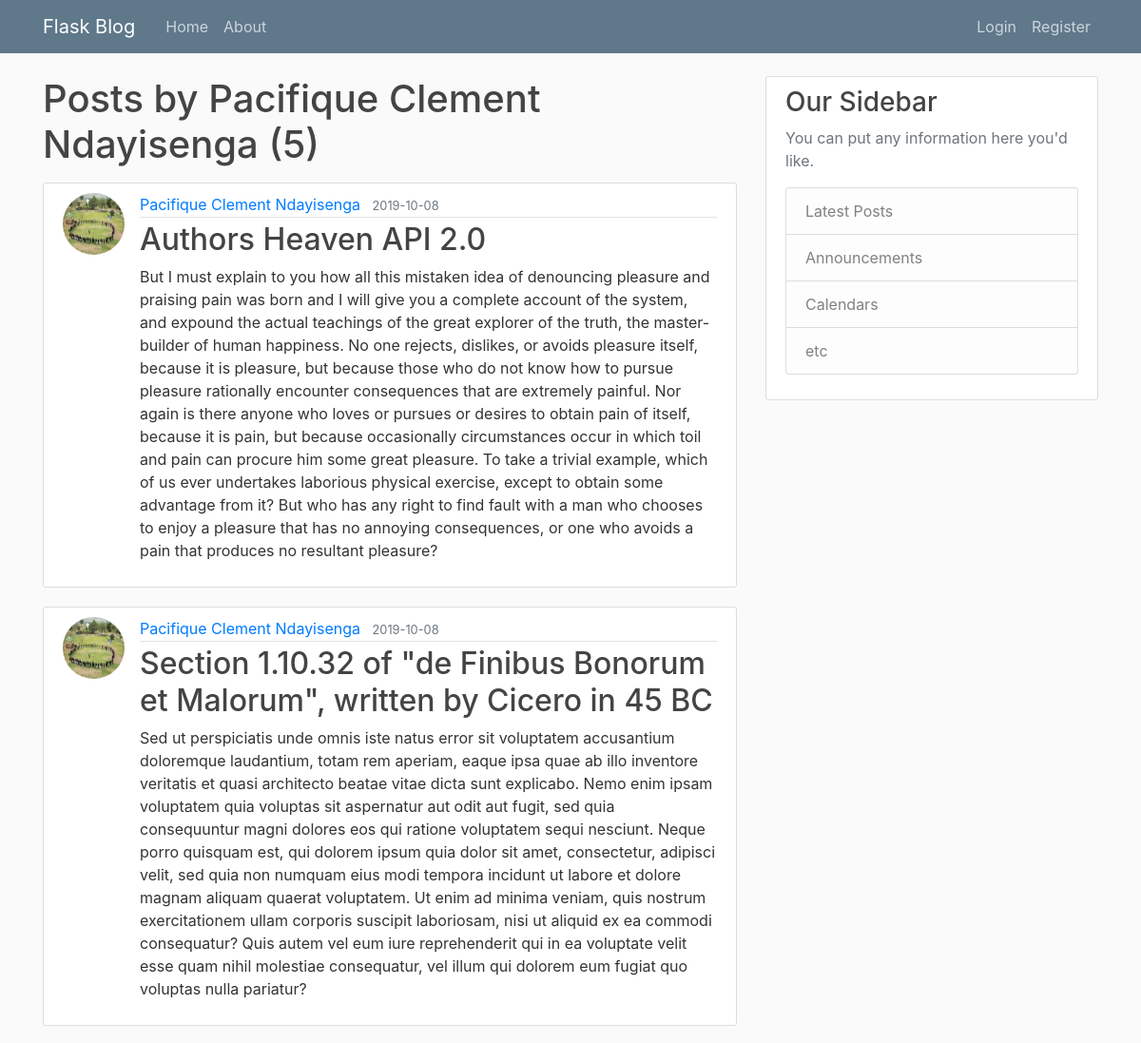
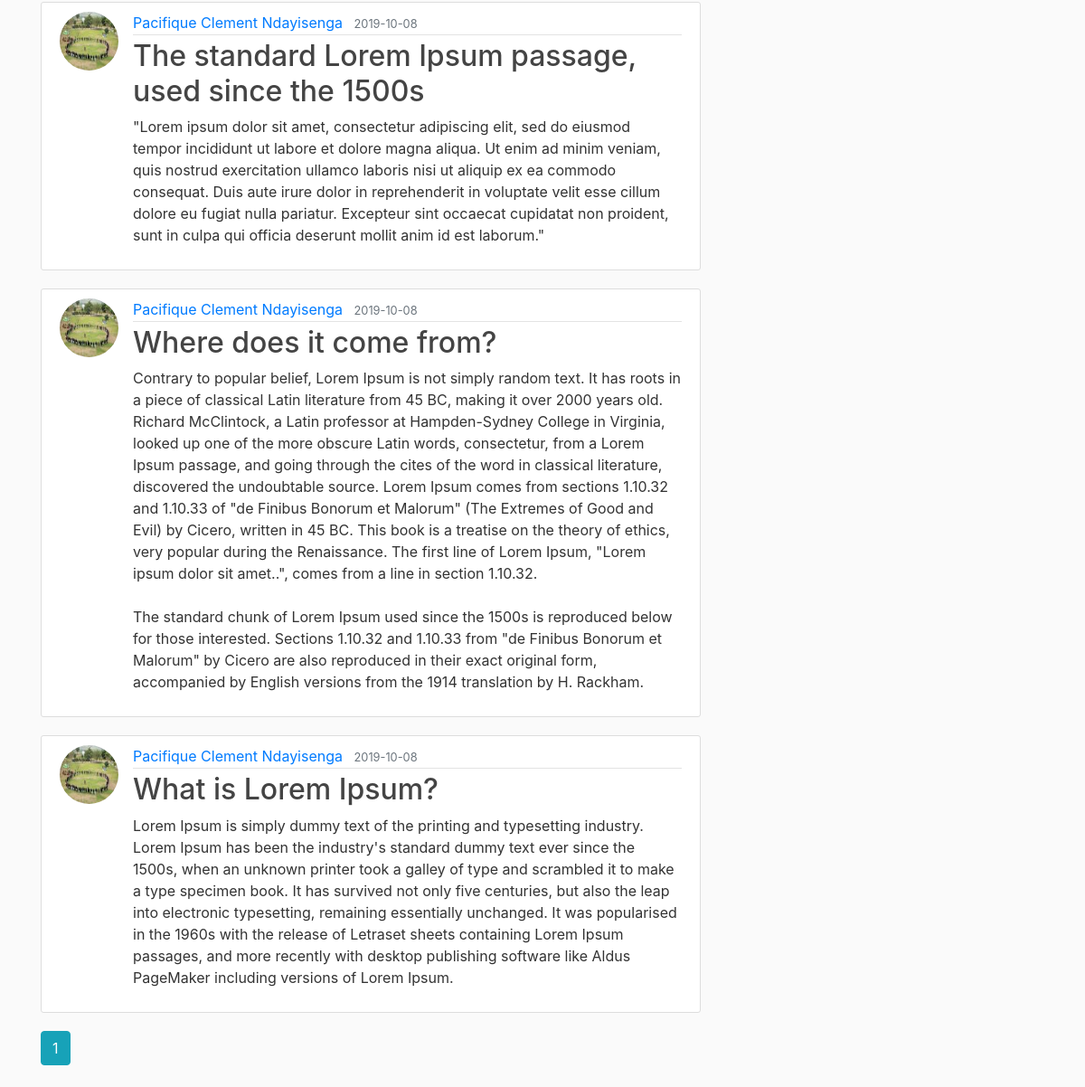
The page /posts/pacifiqueclement@gmail.com on the database its author committed (2 pictures, top to bottom).
### models/user.py (models this page shows, shortened)
class User(db.Model, UserMixin):
    id = db.Column(db.Integer, primary_key=True)
    name = db.Column(db.String(250), nullable=False)
    email = db.Column(db.String(120), unique=True, nullable=False)
    image = db.Column(db.String(20), nullable=False, default='default.jpg')
    password = db.Column(db.String(60), nullable=False)
    posts = db.relationship('Post', backref='author', lazy=True)

### models/post.py (models this page shows, shortened)
class Post(db.Model):
    id = db.Column(db.Integer, primary_key=True)
    title = db.Column(db.String(250), nullable=False)
    date_posted = db.Column(db.DateTime, nullable=False,
                            default=datetime.utcnow)
    content = db.Column(db.Text, nullable=False)
    user_id = db.Column(db.Integer, db.ForeignKey('user.id'), nullable=False)

### routes/post.py (the view)
@posts.route('/posts/<string:user_email>')
def user_posts(user_email):
    page = request.args.get('page', 1, type=int)
    user = User.query.filter_by(email=user_email).first_or_404()
    posts = Post.query.filter_by(author=user)\
            .order_by(Post.date_posted.desc())\
            .paginate(page=page, per_page=5)
    return render_template('user_posts.html', title='Home', posts=posts, user=user)

### templates/user_posts.html
{% extends "layout.html" %}
{% block content %}
  <h1 class="mb-3">Posts by {{ user.name }} ({{ posts.total }})</h1>
  {% for post in posts.items %}
    <article class="media content-section">
      <img class="rounded-circle article-img" src="{{ url_for('static', filename='profile_pics/' + post.author.image) }}" alt="">
      <div class="media-body">
        <div class="article-metadata">
          <a class="mr-2" href="#">{{ post.author.name }}</a>
          <small class="text-muted">{{ post.date_posted.strftime('%Y-%m-%d') }}</small>
        </div>
        <h2>
          <a class="article-title" href="{{ url_for('posts.post', post_id=post.id) }}">{{ post.title }}</a>
        </h2>
        <p class="article-content">{{ post.content }}</p>
      </div>
    </article>
  {% endfor %}
  {% for page_num in posts.iter_pages(left_edge=1, right_edge=1, left_current=1, right_current=2) %}
    {% if page_num %}
      {% if posts.page == page_num %}
        <a class="btn btn-info mb-4 mr-2" href="{{url_for('posts.user_posts', user_email=user.email, page=page_num)}}">{{ page_num }}</a>
      {% else %}
        <a class="btn btn-outline-info mb-4 mr-1 ml-1" href="{{url_for('posts.user_posts', user_email=user.email, page=page_num)}}">{{ page_num }}</a>
      {% endif %}
    {% else %}
      ...
    {% endif %}
  {% endfor %}
{% endblock %}

### static/main.css (style rules this page uses)
body { background: #fafafa; color: #333333; margin-top: 5rem; }
h1, h2, h3, h4, h5, h6 { color: #444444; }
.content-section { background: #ffffff; padding: 10px 20px; border: 1px solid #dddddd; border-radius: 3px; margin-bottom: 20px; }
.article-title { color: #444444; }
.article-content { white-space: pre-line; }
.article-img { height: 65px; width: 65px; margin-right: 16px; }
.article-metadata { padding-bottom: 1px; margin-bottom: 4px; border-bottom: 1px solid #e3e3e3; }

### rows shown on the page
User: name "Pacifique Clement Ndayisenga"
Post: image (picture), author.name "Pacifique Clement Ndayisenga", date_posted "2019-10-08", title "Authors Heaven API 2.0", content "But I must explain to you how all this mistaken idea of denouncing pleasure and praising pain was born and I will give you a complete account of the system, and expound the actual teachings of the great explorer of the truth, the master-builder of human happiness. No one rejects, dislikes, or avoids pleasure itself, because it is pleasure, but because those who do not know how to pursue pleasure rationally encounter consequences that are extremely painful. Nor again is there anyone who loves or pursues or desires to obtain pain of itself, because it is pain, but because occasionally circumstances occur in which toil and pain can procure him some great pleasure. To take a trivial example,…"
Post: image (picture), author.name "Pacifique Clement Ndayisenga", date_posted "2019-10-08", title "Section 1.10.32 of \"de Finibus Bonorum et Malorum\", written by Cicero in 45 BC", content "Sed ut perspiciatis unde omnis iste natus error sit voluptatem accusantium doloremque laudantium, totam rem aperiam, eaque ipsa quae ab illo inventore veritatis et quasi architecto beatae vitae dicta sunt explicabo. Nemo enim ipsam voluptatem quia voluptas sit aspernatur aut odit aut fugit, sed quia consequuntur magni dolores eos qui ratione voluptatem sequi nesciunt. Neque porro quisquam est, qui dolorem ipsum quia dolor sit amet, consectetur, adipisci velit, sed quia non numquam eius modi tempora incidunt ut labore et dolore magnam aliquam quaerat voluptatem. Ut enim ad minima veniam, quis nostrum exercitationem ullam corporis suscipit laboriosam, nisi ut aliquid ex ea commodi…"
Post: image (picture), author.name "Pacifique Clement Ndayisenga", date_posted "2019-10-08", title "The standard Lorem Ipsum passage, used since the 1500s", content "\"Lorem ipsum dolor sit amet, consectetur adipiscing elit, sed do eiusmod tempor incididunt ut labore et dolore magna aliqua. Ut enim ad minim veniam, quis nostrud exercitation ullamco laboris nisi ut aliquip ex ea commodo consequat. Duis aute irure dolor in reprehenderit in voluptate velit esse cillum dolore eu fugiat nulla pariatur. Excepteur sint occaecat cupidatat non proident, sunt in culpa qui officia deserunt mollit anim id est laborum.\""
Post: image (picture), author.name "Pacifique Clement Ndayisenga", date_posted "2019-10-08", title "Where does it come from?", content "Contrary to popular belief, Lorem Ipsum is not simply random text. It has roots in a piece of classical Latin literature from 45 BC, making it over 2000 years old. Richard McClintock, a Latin professor at Hampden-Sydney College in Virginia, looked up one of the more obscure Latin words, consectetur, from a Lorem Ipsum passage, and going through the cites of the word in classical literature, discovered the undoubtable source. Lorem Ipsum comes from sections 1.10.32 and 1.10.33 of \"de Finibus Bonorum et Malorum\" (The Extremes of Good and Evil) by Cicero, written in 45 BC. This book is a treatise on the theory of ethics, very popular during the Renaissance. The first line of Lorem Ipsum,…"
Post: image (picture), author.name "Pacifique Clement Ndayisenga", date_posted "2019-10-08", title "What is Lorem Ipsum?", content "Lorem Ipsum is simply dummy text of the printing and typesetting industry. Lorem Ipsum has been the industry's standard dummy text ever since the 1500s, when an unknown printer took a galley of type and scrambled it to make a type specimen book. It has survived not only five centuries, but also the leap into electronic typesetting, remaining essentially unchanged. It was popularised in the 1960s with the release of Letraset sheets containing Lorem Ipsum passages, and more recently with desktop publishing software like Aldus PageMaker including versions of Lorem Ipsum."

### other values the page prints
{{ posts.total }} "5"
{{ page_num }} "1"
